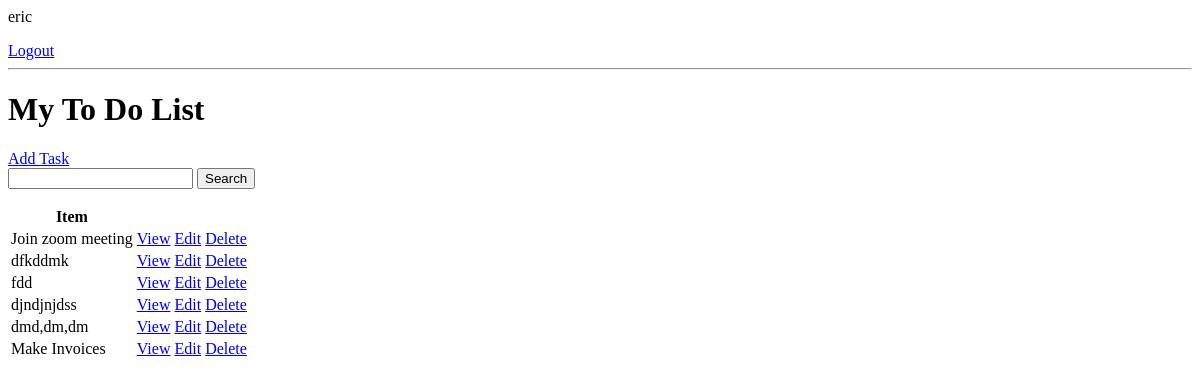
The app's page / (signed in), older data.
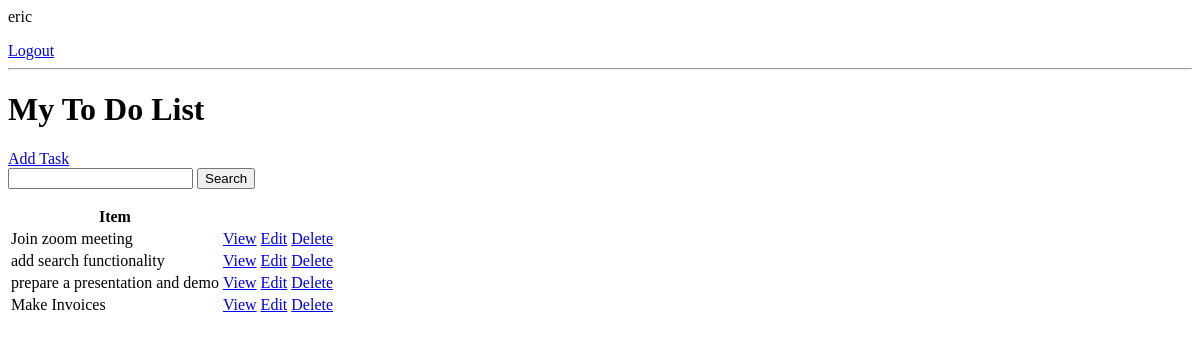
The same page, newer data.
### base/models.py (models this page shows, shortened)
class Task(models.Model):
    user = models.ForeignKey(User, on_delete=models.CASCADE, null=True, blank=True)
    title = models.CharField(max_length=200)
    description = models.TextField(null=True, blank=True)
    complete = models.BooleanField(default=False)
    created = models.DateTimeField(auto_now_add=True)
    class Meta:
        ordering = ['complete']

### base/views.py (the view)
# urls.py: path('', TaskList.as_view(), name='tasks'),
class TaskList(LoginRequiredMixin, ListView):
    model = Task
    context_object_name = 'tasks'
    def get_context_data(self, **kwargs):
        context = super().get_context_data(**kwargs)
        context['tasks'] = context['tasks'].filter(user=self.request.user)
        context['count'] = context['tasks'].filter(complete=False).count()
        return context

### base/templates/base/task_list.html
{% if request.user.is_authenticated %}
    <p>{{request.user}}</p>
    <a href="{% url 'logout' %}">Logout</a>
    {% else %}
    <a href="{% url 'login' %}">Login</a>
{% endif %}
<hr>
<h1>My To Do List {{color}}</h1>
<a href="{% url 'task-create' %}">Add Task</a>
<form method="GET" >
    <input type="text" name="search-area">
    <input type="submit" value="Search">
</form>
<table>
    <tr>
        <th>Item</th>
        <th></th>
    </tr>
    {% for task in tasks %}
    <tr>
        <td>{{task.title}}</td>
        <td><a href="{% url 'task' task.id %}">View</a></td>
        <td><a href="{% url 'task-update' task.id %}">Edit</a></td>
        <td><a href="{% url 'task-delete' task.id %}">Delete</a></td>
    </tr>
    {% empty %}
        <h3>No items in list</h3>
    {% endfor %}
</table>

Row changes from the older to the newer data that the page shows:
removed Task: title "dfkddmk"
removed Task: title "fdd"
removed Task: title "djndjnjdss"
removed Task: title "dmd,dm,dm"
added Task: title "add search functionality"
added Task: title "prepare a presentation and demo"
